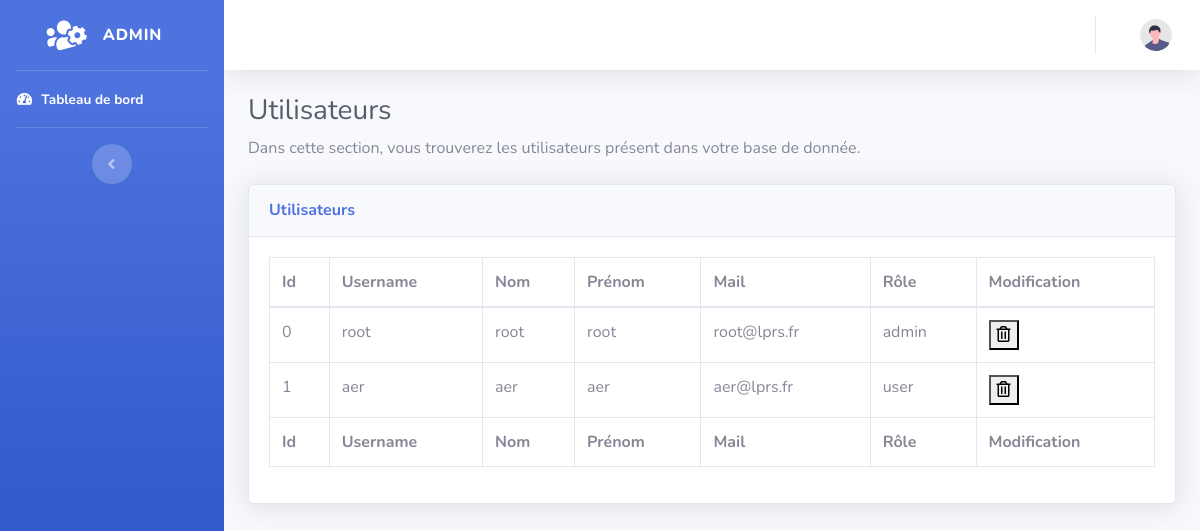
The app's page /admin.php with its own data.
### tables this page shows
CREATE TABLE IF NOT EXISTS `users` (
  `id` smallint UNSIGNED NOT NULL AUTO_INCREMENT,
  `username` varchar(40) NOT NULL,
  `nom` varchar(80) NOT NULL,
  `prenom` varchar(80) NOT NULL,
  `password` varchar(100) NOT NULL,
  `mail` varchar(255) NOT NULL,
  `role` tinyint UNSIGNED NOT NULL,
  PRIMARY KEY (`id`)
);

### model/Functions.php (called while the page is built, shortened)
<?php
require_once 'bdd.php';
class Functions
{
    private $req;
    public function setReq($req)
    {
        $this->req = $req;
    }
    public function getReq()
    {
        return $this->req;
    }
    public function fetch_user(){
        $bdd = new bdd();
        $req=$bdd->getStart()->prepare('SELECT * FROM users ');
        $req->execute();
        $donne = $req->fetchAll();
    }
}

### model/bdd.php (called while the page is built)
<?php
class bdd
{
    private $bdd;
    public function __construct()
    {
        try {
            $this->bdd = new PDO('mysql:host=localhost;dbname=library;charset=utf8', 'root', '');
            $this->bdd->exec('SET CHARACTER SET utf8');
        }
       catch(Exception $e){
            die('Erreur : '.$e->getMessage());
       }
    }
    public function getStart(){
        return $this->bdd;
    }
}

### admin.php (the view, shortened to what this page needs)
<?php include 'inc/sidenav.php'; ?>
<?php include 'inc/header.php'; ?>
<?php require_once 'model/Functions.php'; ?>
            <div class="container-fluid">
                <h1 class="h3 mb-2 text-gray-800">Utilisateurs</h1>
                <p class="mb-4">Dans cette section, vous trouverez les utilisateurs présent dans votre base de donnée.</p>
                <div class="card shadow mb-4">
                    <div class="card-header py-3">
                        <h6 class="m-0 font-weight-bold text-primary">Utilisateurs</h6>
                    </div>
                    <div class="card-body">
                        <div class="table-responsive">
                            <?php
                            $function = new Functions();
                            $function->fetch_user();
                            $a = $function->getReq();
                            ?>
                            <table class="table table-bordered" id="dataTable" width="100%" cellspacing="0">
                                <thead>
                                <tr>
                                    <th>Id</th>
                                    <th>Username</th>
                                    <th>Nom</th>
                                    <th>Prénom</th>
                                    <th>Mail</th>
                                    <th>Rôle</th>
                                    <th>Modification</th>
                                </tr>
                                </thead>
                                <tbody>
                                <?php
                                $count_1 = count($a);
                                for ($i=0;$i<$count_1;$i++){
                                    if ($a[$i]['role'] == 1){
                                        $a[$i]['role'] = "admin";
                                    }
                                    elseif ($a[$i]['role'] == 2){
                                        $a[$i]['role'] = "user";
                                    }
                                    echo '<tr>';
                                    echo '<td>'.$a[$i]['id'].'</td>';
                                    echo '<td>'.$a[$i]['username'].'</td>';
                                    echo '<td>'.$a[$i]['nom'].'</td>';
                                    echo '<td>'.$a[$i]['prenom'].'</td>';
                                    echo '<td>'.$a[$i]['mail'].'</td>';
                                    echo '<td>'.$a[$i]['role'].'</td>';
                                    echo '<td>
                                          <form action="traitement/traitement_suppression.php" method="post" id="form">
                                            <input name="id" hidden value="' .$a[$i]['id'].'">
                                            <button document.getElementById("form").submit();">
                                                <i class="far fa-trash-alt"></i>
                                            </button>
                                          </form>
                                          </td>';
                                    echo '</tr>';
                                }
                                ?>
                                </tbody>
                                <tfoot>
                                <tr>
                                    <th>Id</th>
                                    <th>Username</th>
                                    <th>Nom</th>
                                    <th>Prénom</th>
                                    <th>Mail</th>
                                    <th>Rôle</th>
                                    <th>Modification</th>
                                </tr>
                                </tfoot>
                            </table>
                        </div>
                    </div>
                </div>
            </div>
    </div>
</div>
</body>
</html>

### records on screen
users: id "0", username "root", nom "root", prenom "root", mail "root@lprs.fr", role "admin"
users: id "1", username "aer", nom "aer", prenom "aer", mail "aer@lprs.fr", role "user"
